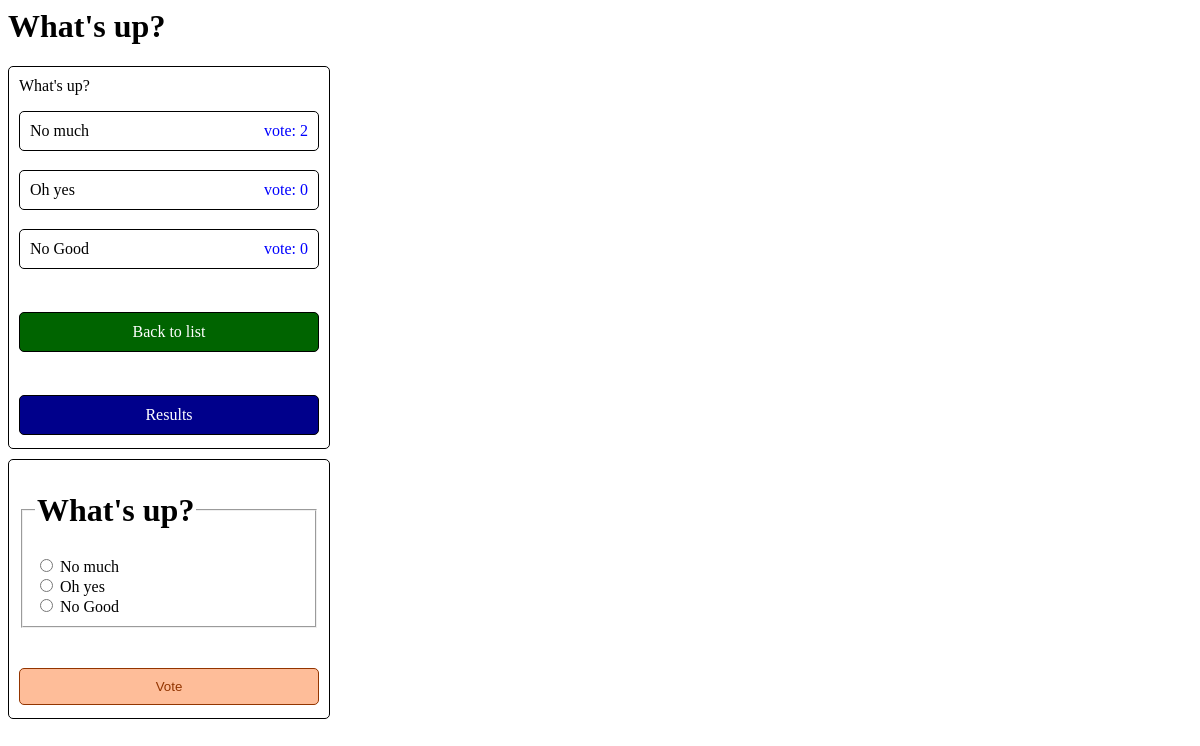
Page /polls/1/ on the earlier database version.
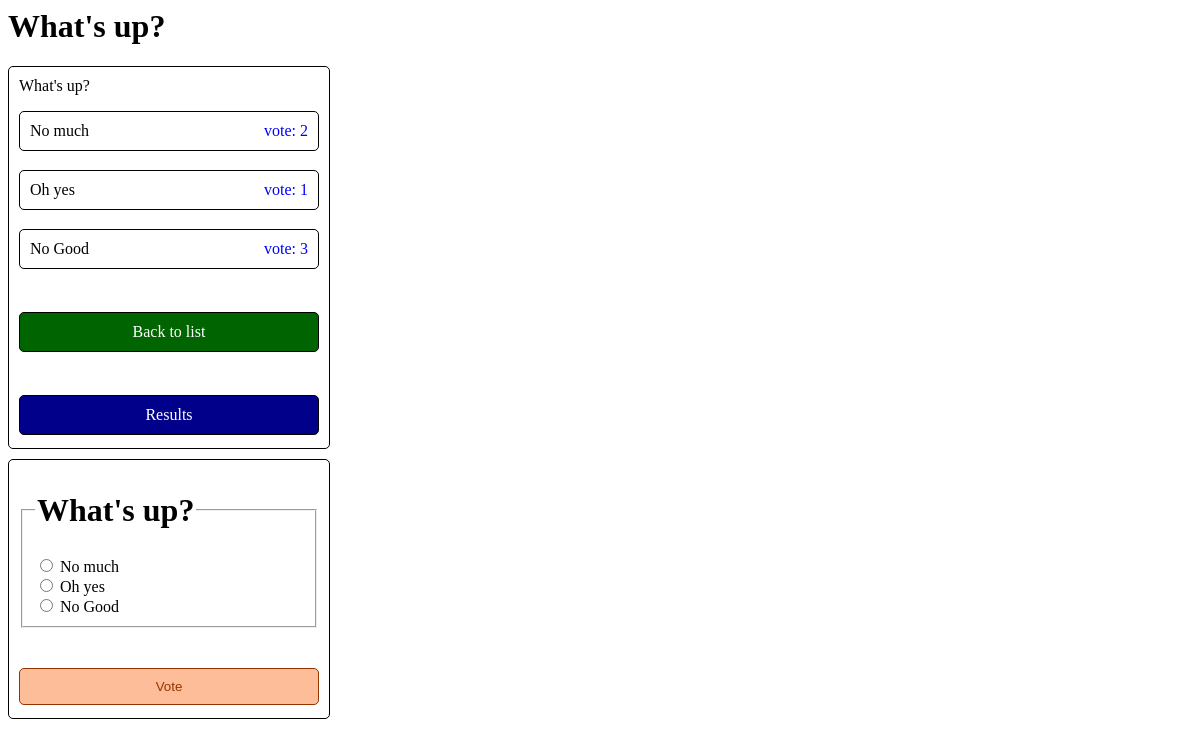
Same page on the later database version.
### polls/models.py (models this page shows, shortened)
class Question(models.Model):
    question_text = models.CharField(max_length=200)
    pub_date = models.DateTimeField('date published')
    def __str__(self):
        return self.question_text

class Choice(models.Model):
    question = models.ForeignKey(Question, on_delete=models.CASCADE)
    choice_text = models.CharField(max_length=200)
    votes = models.IntegerField(default=0)

### polls/views.py (the view)
# urls.py: path('<int:question_id>/', views.detail, name='detail'),
def detail(request, question_id):
    try:
        question = get_object_or_404(Question, pk=question_id)
        template = 'polls/detail.html'
        context = {
            'question': question,
        }
    except Question.DoesNotExist:
        raise Http404("Question does not exist")
    return render(request, template, context)

### polls/templates/polls/detail.html (shortened to what this page needs)
{% if question %}
    <h1>{{ question }}</h1>
    <div style="width: 300px; display:grid; border: 1px solid black; padding: 10px; border-radius: 5px; text-decoration: none; color:black;">
    {{question.question_text}}
    {% for choice in question.choice_set.all %}
        <p style="border: 1px solid black; padding: 10px; margin-bottom: 3px; border-radius: 5px; text-decoration: none; color:black; display:inline-flex; justify-content: space-between;">
            <span>{{ choice.choice_text }}</span>
            <span style="color:blue">vote: {{ choice.votes }}</span>
        </p>
    {% endfor %}
    <a href="{% url 'polls:index' %}" style="text-align: center; border: 1px solid black; padding: 10px; margin-top: 40px; margin-bottom: 3px; border-radius: 5px; text-decoration: none; color:white; background-color:darkgreen">
        <span>Back to list</span>
    </a>
    <a href="{% url 'polls:results' question.id %}" style="text-align: center; border: 1px solid black; padding: 10px; margin-top: 40px; margin-bottom: 3px; border-radius: 5px; text-decoration: none; color:white; background-color:darkblue">
        <span>Results</span>
    </a>
    </div>
{% else %}
    <p>No polls details.</p>
{% endif %}
<form action="{% url 'polls:vote' question.id %}" method="post" style="width: 300px; border: 1px solid black; border-radius: 5px; padding:10px; margin-top:10px;">
    <fieldset>
        <legend><h1>{{ question.question_text }}</h1></legend>
        {% for choice in question.choice_set.all %}
            <input type="radio" name="choice" id="choice{{ forloop.counter }}" value="{{ choice.id }}">
            <label for="choice{{ forloop.counter }}">{{ choice.choice_text }}</label><br>
        {% endfor %}
    </fieldset>
    <input type="submit" value="Vote" style="width: 100%; border: 1px solid #933500; padding: 10px; margin-top: 40px; margin-bottom: 3px; border-radius: 5px; text-decoration: none; color:#933500; background-color:#febd99">
    </form>

Differences in the rows shown:
changed Choice "Oh yes": votes "0" → "1"
changed Choice "No Good": votes "0" → "3"
